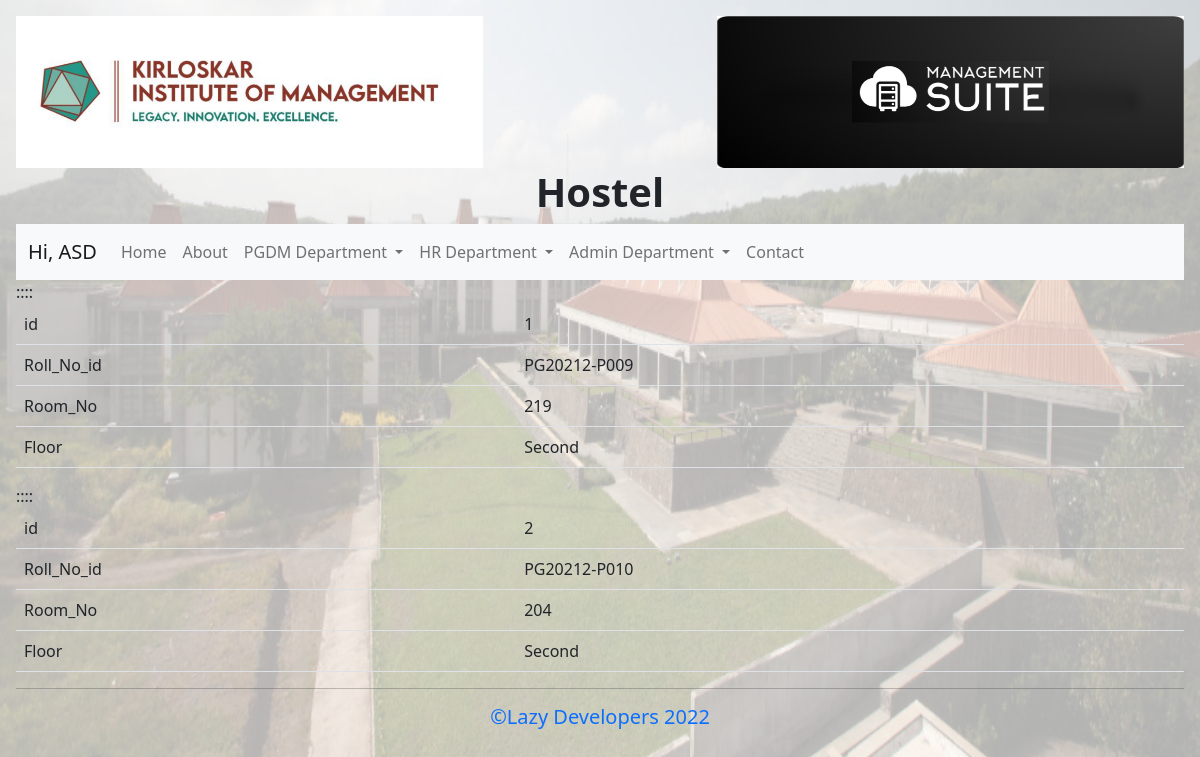
Page /hostel/ on the committed database.
### Studentdata/models.py (models this page shows)
class Hostel(models.Model):
    Roll_No = models.ForeignKey(Student, on_delete=models.CASCADE)
    Room_No = models.CharField(max_length=3)
    Floor = models.CharField(max_length=6, choices=FLOOR_CHOICES, default="Ground")

### Studentdata/views.py (the view)
# urls.py: path("hostel/", views.hostel, name="hostel"),
def hostel(request):
    title = "Hostel"
    data = Hostel.objects.values()
    return render(request, "Studentdata/hostel.html" , {'data': data , "title": title})

### Studentdata/templates/Studentdata/hostel.html (shortened to what this page needs)
{% extends "Studentdata/layout.html" %}
{% block heading %}
{{title}}{% endblock %}
{% block content %}
{% for each in data %}
<table class="table">
    <tbody>
        {% for key,value in each.items %}
        <tr>
        <td>{{key}} </td>:<td>{{value}}</td>
    </tr>
    {%endfor%}
    </tbody>
</table>
{%endfor%}
{% endblock %}

### rows in the picture
Hostel: each "id" "Roll_No_id" "Room_No" "Floor", each "1" "PG20212-P009" "219" "Second"
Hostel: each "id" "Roll_No_id" "Room_No" "Floor", each "2" "PG20212-P010" "204" "Second"

### other values in the picture
{{ title }} "Hostel"
